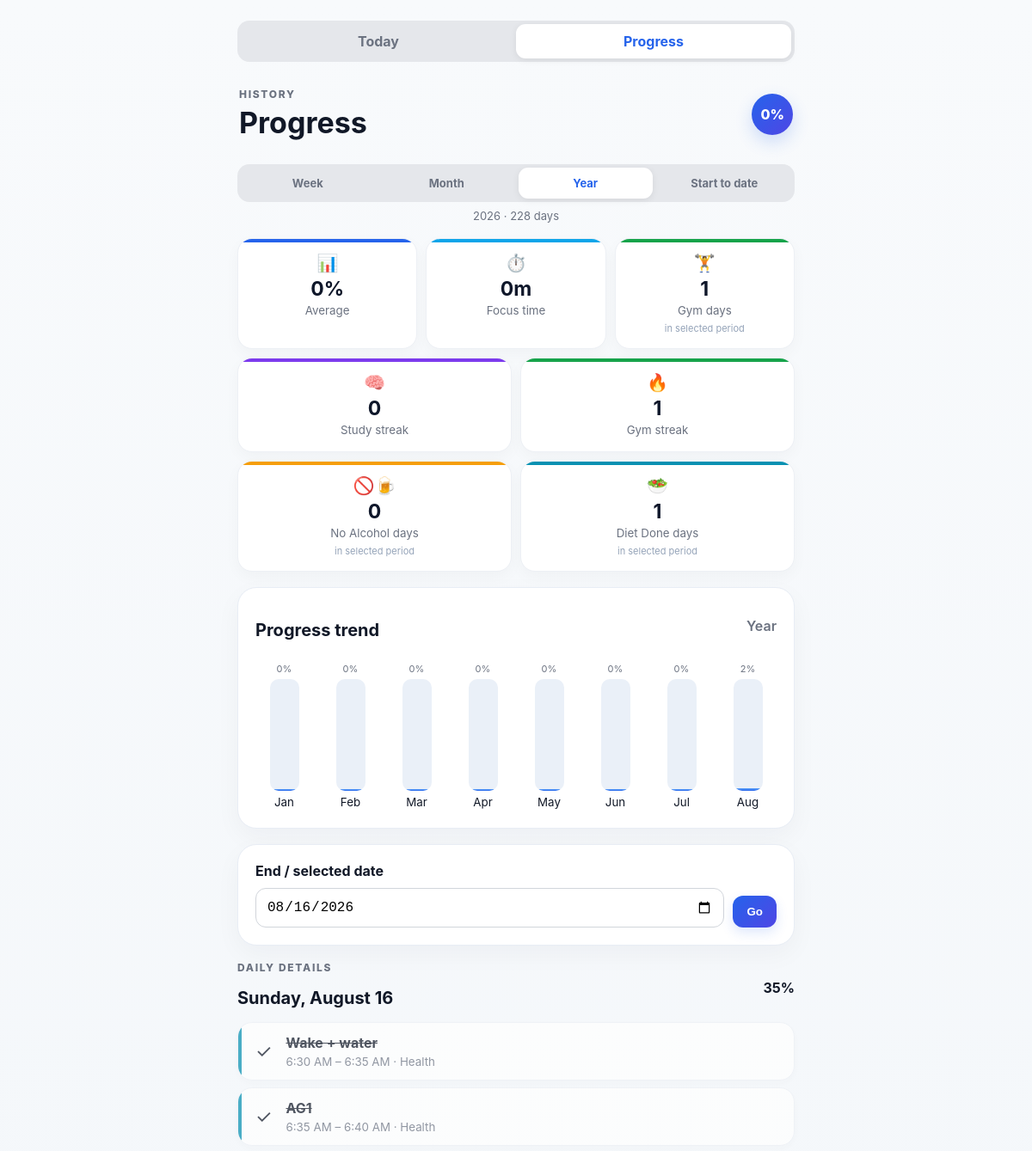
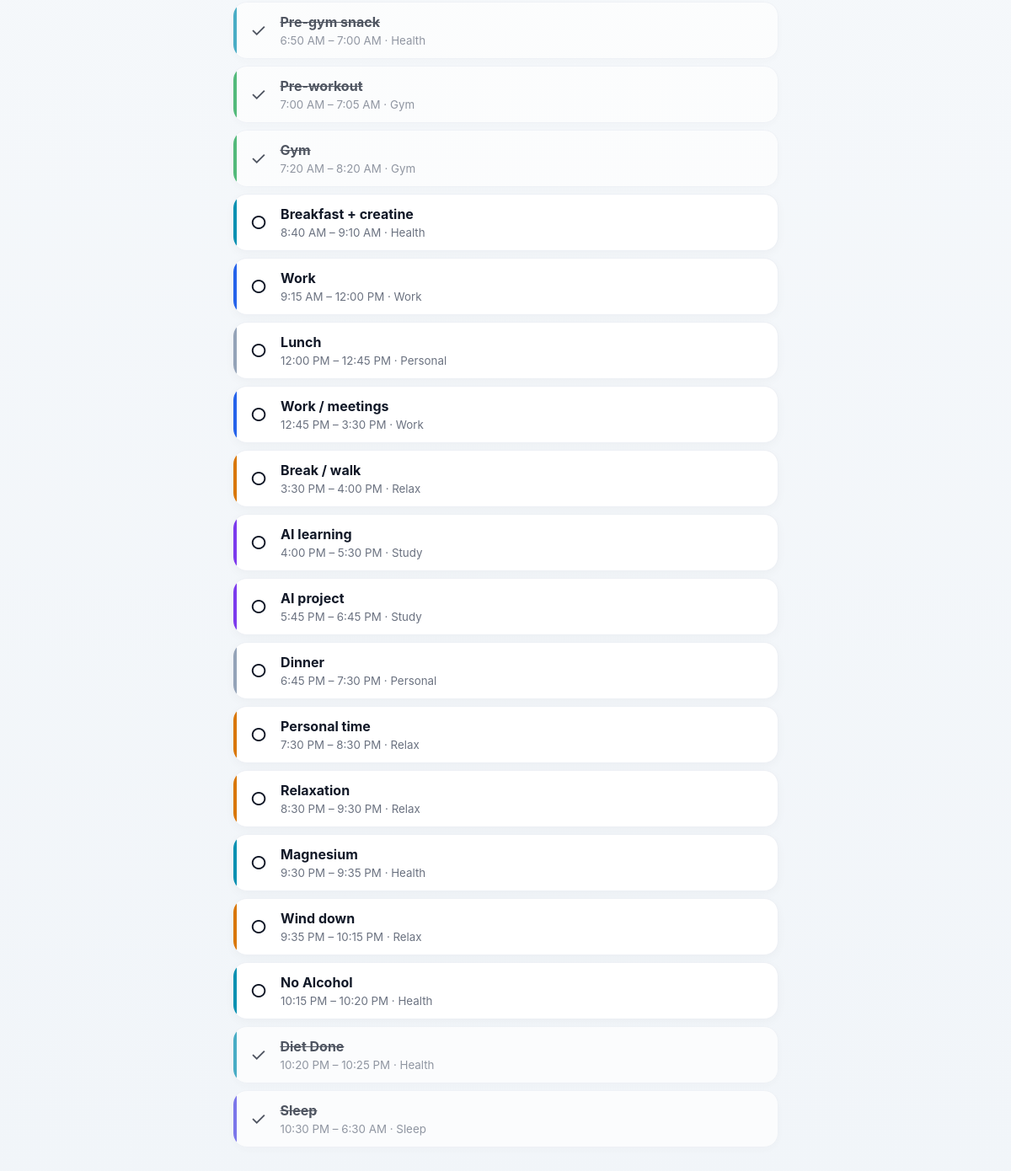
/history?range=year&day=2026-08-16, run on the app's committed database (2 pictures, top to bottom).
### app/models.py (models this page shows)
class Activity(Base):
    __tablename__='activities'; id=Column(Integer,primary_key=True); title=Column(String,nullable=False); start_time=Column(String,nullable=False); end_time=Column(String); category=Column(String,default='Personal'); recurring=Column(Boolean,default=True); reminder_enabled=Column(Boolean,default=False); reminder_offset=Column(Integer,default=0)

### app/main.py (the view)
@app.get('/history',response_class=HTMLResponse)
def history(request:Request,day:str|None=None,period:str='week',range_filter:str|None=Query(default=None, alias='range'),db:Session=Depends(get_db)):
 period = range_filter or period
 d=selected_date(day)
 today=date.today()
 if period=='month':
  start=d.replace(day=1); label=d.strftime('%B %Y')
 elif period=='year':
  start=date(d.year,1,1); label=str(d.year)
 elif period=='all':
  first_log=db.query(ActivityLog.log_date).order_by(ActivityLog.log_date.asc()).first()
  first_focus=db.query(FocusSession.session_date).order_by(FocusSession.session_date.asc()).first()
  candidates=[x[0] for x in (first_log,first_focus) if x and x[0]]
  start=min(candidates) if candidates else d
  label=f'{start.strftime("%b %d, %Y")} – {d.strftime("%b %d, %Y")}'
 else:
  period='week'; start=d-timedelta(days=6); label=f'Last 7 days ending {d.strftime("%b %d")}'
 if start>d:start=d
 acts,p=day_data(db,d)
 total_days=(d-start).days+1
 raw=[]
 for i in range(total_days):
  x=start+timedelta(days=i); _,pp=day_data(db,x); f=sum(s.minutes for s in db.query(FocusSession).filter(FocusSession.session_date==x).all()); raw.append({'date':x,'progress':pp,'focus':f})
 focus=sum(x['focus'] for x in raw)
 gymids=[a.id for a in db.query(Activity).filter(Activity.title=='Gym').all()]
 gym=db.query(ActivityLog).filter(ActivityLog.log_date>=start,ActivityLog.log_date<=d,ActivityLog.activity_id.in_(gymids),ActivityLog.completed==True).count() if gymids else 0
 no_alcohol_ids=[a.id for a in db.query(Activity).filter(Activity.title=='No Alcohol').all()]
 no_alcohol=db.query(ActivityLog).filter(ActivityLog.log_date>=start,ActivityLog.log_date<=d,ActivityLog.activity_id.in_(no_alcohol_ids),ActivityLog.completed==True).count() if no_alcohol_ids else 0
 diet_done_ids=[a.id for a in db.query(Activity).filter(Activity.title=='Diet Done').all()]
 diet_done=db.query(ActivityLog).filter(ActivityLog.log_date>=start,ActivityLog.log_date<=d,ActivityLog.activity_id.in_(diet_done_ids),ActivityLog.completed==True).count() if diet_done_ids else 0
 avg=round(sum(x['progress'] for x in raw)/len(raw)) if raw else 0
 if period in ('week','month'):
  chart=[{'label':x['date'].strftime('%a') if period=='week' else x['date'].strftime('%d'),'progress':x['progress'],'date':x['date']} for x in raw]
 else:
  buckets={}
  for x in raw:
   key=(x['date'].year,x['date'].month); buckets.setdefault(key,[]).append(x)
  chart=[]
  for (y,m),items in sorted(buckets.items()):
   chart.append({'label':date(y,m,1).strftime('%b') if period=='year' else date(y,m,1).strftime('%b %y'),'progress':round(sum(i['progress'] for i in items)/len(items)),'date':items[-1]['date']})
 return templates.TemplateResponse('history.html',{'request':request,'activities':acts,'progress':p,'day':d,'today':today,'days':chart,'focus_total':focus,'gym_total':gym,'no_alcohol_total':no_alcohol,'diet_done_total':diet_done,'avg':avg,'study_streak':streak(db,'Study'),'gym_streak':streak(db,'Gym'),'page':'history','range':period,'range_label':label,'range_days':total_days})

### app/templates/history.html (shortened to what this page needs)
<!doctype html><html><head><link rel="stylesheet" href="/static/style.css"></head><body><main>{% include '_nav.html' %}<header><div><p class="eyebrow">HISTORY</p><h1>Progress</h1></div><div class="ring">{{avg}}%</div></header>
<section class="range-tabs"><a class="{% if range=='week' %}active{% endif %}" href="/history?range=week&day={{day.isoformat()}}">Week</a><a class="{% if range=='month' %}active{% endif %}" href="/history?range=month&day={{day.isoformat()}}">Month</a><a class="{% if range=='year' %}active{% endif %}" href="/history?range=year&day={{day.isoformat()}}">Year</a><a class="{% if range=='all' %}active{% endif %}" href="/history?range=all&day={{day.isoformat()}}">Start to date</a></section>
<p class="range-label">{{range_label}} · {{range_days}} day{% if range_days != 1 %}s{% endif %}</p>
<section class="stats">
<div class="stat"><span class="stat-icon">📊</span><strong>{{avg}}%</strong><small>Average</small></div>
<div class="stat stat-focus"><span class="stat-icon">⏱️</span><strong>{{focus_total}}m</strong><small>Focus time</small></div>
<div class="stat stat-gym"><span class="stat-icon">🏋️</span><strong>{{gym_total}}</strong><small>Gym days</small><span class="stat-sub">in selected period</span></div>
</section>
<section class="stats two">
<div class="stat stat-study"><span class="stat-icon">🧠</span><strong>{{study_streak}}</strong><small>Study streak</small></div>
<div class="stat stat-gym"><span class="stat-icon">🔥</span><strong>{{gym_streak}}</strong><small>Gym streak</small></div>
</section>
<section class="stats two">
<div class="stat stat-noalcohol"><span class="stat-icon">🚫🍺</span><strong>{{no_alcohol_total}}</strong><small>No Alcohol days</small><span class="stat-sub">in selected period</span></div>
<div class="stat stat-diet"><span class="stat-icon">🥗</span><strong>{{diet_done_total}}</strong><small>Diet Done days</small><span class="stat-sub">in selected period</span></div>
</section>
<section class="card"><div class="section-title"><h2>Progress trend</h2><span>{{range|title}}</span></div><div class="chart {% if range in ['month','all'] %}chart-scroll{% endif %}">{% for d in days %}<a href="/history?day={{d.date.isoformat()}}&range={{range}}" class="bar-wrap"><div class="bar-value">{{d.progress}}%</div><div class="bar-track"><div class="bar" style="height:{{d.progress}}%"></div></div><small>{{d.label}}</small></a>{% endfor %}</div></section>
<section class="card"><form class="datepick" method="get" action="/history"><input type="hidden" name="range" value="{{range}}"><label for="day">End / selected date</label><input id="day" name="day" type="date" value="{{day.isoformat()}}"><button>Go</button></form></section>
<section><div class="section-title"><div><p class="eyebrow">DAILY DETAILS</p><h2>{{day.strftime('%A, %B %d')}}</h2></div><strong>{{progress}}%</strong></div>{% for a in activities %}<article data-category="{{a.category}}" class="activity {% if a.completed %}done{% endif %}"><span class="history-check">{% if a.completed %}✓{% else %}○{% endif %}</span><div class="activity-main"><strong>{{a.title}}</strong><small>{{a.start_time|time12}}{% if a.end_time %} – {{a.end_time|time12}}{% endif %} · {{a.category}}</small></div></article>{% endfor %}</section></main></body></html>

### data on the page
Activity: title "Wake + water", start_time "6:30 AM", end_time "6:35 AM", category "Health"
Activity: title "AG1", start_time "6:35 AM", end_time "6:40 AM", category "Health"
Activity: title "Pre-gym snack", start_time "6:50 AM", end_time "7:00 AM", category "Health"
Activity: title "Pre-workout", start_time "7:00 AM", end_time "7:05 AM", category "Gym"
Activity: title "Gym", start_time "7:20 AM", end_time "8:20 AM", category "Gym"
Activity: title "Breakfast + creatine", start_time "8:40 AM", end_time "9:10 AM", category "Health"
Activity: title "Work", start_time "9:15 AM", end_time "12:00 PM", category "Work"
Activity: title "Lunch", start_time "12:00 PM", end_time "12:45 PM", category "Personal"
Activity: title "Work / meetings", start_time "12:45 PM", end_time "3:30 PM", category "Work"
Activity: title "Break / walk", start_time "3:30 PM", end_time "4:00 PM", category "Relax"
Activity: title "AI learning", start_time "4:00 PM", end_time "5:30 PM", category "Study"
Activity: title "AI project", start_time "5:45 PM", end_time "6:45 PM", category "Study"
Activity: title "Dinner", start_time "6:45 PM", end_time "7:30 PM", category "Personal"
Activity: title "Personal time", start_time "7:30 PM", end_time "8:30 PM", category "Relax"
Activity: title "Relaxation", start_time "8:30 PM", end_time "9:30 PM", category "Relax"
Activity: title "Magnesium", start_time "9:30 PM", end_time "9:35 PM", category "Health"
Activity: title "Wind down", start_time "9:35 PM", end_time "10:15 PM", category "Relax"
Activity: title "No Alcohol", start_time "10:15 PM", end_time "10:20 PM", category "Health"
Activity: title "Diet Done", start_time "10:20 PM", end_time "10:25 PM", category "Health"
Activity: title "Sleep", start_time "10:30 PM", end_time "6:30 AM", category "Sleep"

### other printed values
{{ avg }} "0"
{{ range_label }} "2026"
{{ range_days }} "228"
{{ focus_total }} "0"
{{ gym_total }} "1"
{{ study_streak }} "0"
{{ gym_streak }} "1"
{{ no_alcohol_total }} "0"
{{ diet_done_total }} "1"
{{ range|title }} "Year"
{{ d.progress }} "0" "0" "0" "0" "0" "0" "0" "2"
{{ d.label }} "Jan" "Feb" "Mar" "Apr" "May" "Jun" "Jul" "Aug"
{{ day.strftime('%A, %B %d') }} "Sunday, August 16"
{{ progress }} "35"
